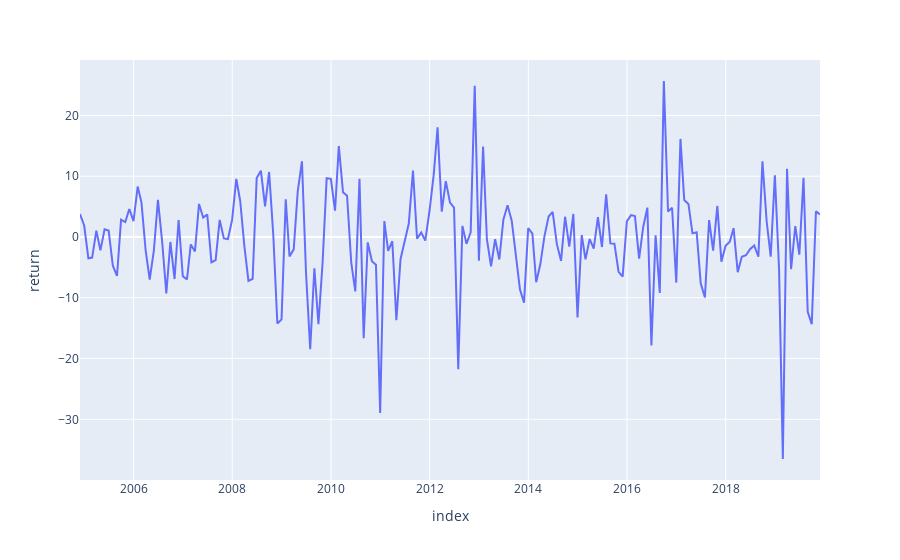

The code cell stored with this chart in its notebook:
### Code cell
# plot months
fig = px.line(returns_dict, x=returns_dict.index, y="return")
fig.show()

### Figure 1 — Plotly figure (JSON) as saved in the notebook; plotly's stock layout.template omitted (floating-point values rounded to 4 significant figures; data arrays with more than 128 entries replaced by an {"elided": "..."} marker saying what was removed)
{"data": [{"hovertemplate": "index=%{x}<br>return=%{y}<extra></extra>", "legendgroup": "", "line": {"color": "#636efa", "dash": "solid"}, "marker": {"symbol": "circle"}, "mode": "lines", "name": "", "orientation": "v", "showlegend": false, "type": "scatter", "x": {"elided": "181 str values"}, "xaxis": "x", "y": {"elided": "181 float values"}, "yaxis": "y"}], "layout": {"legend": {"tracegroupgap": 0}, "margin": {"t": 60}, "xaxis": {"anchor": "y", "domain": [0, 1], "title": {"text": "index"}}, "yaxis": {"anchor": "x", "domain": [0, 1], "title": {"text": "return"}}}}
